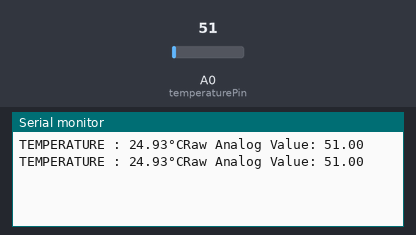
A sketch run on a simulated Arduino Uno, built with avr-gcc and run on an emulated ATmega328P. Parts: the last lines printed to the serial monitor. The inputs (shaded band) are chosen by the test bench; at power-on: A0 (temperaturePin) = 51.

Above: at 1.8 s.
1.9 s: A0 (temperaturePin) set to 61
At 2.8 s:
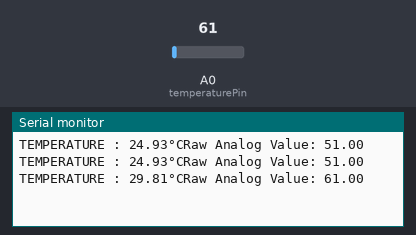
3.4 s: A0 (temperaturePin) set to 71
At 4.8 s:
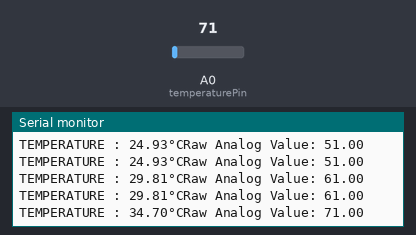
Timing chart, 0 to 6.4 s (numbered marks = the images above; inputs shaded):
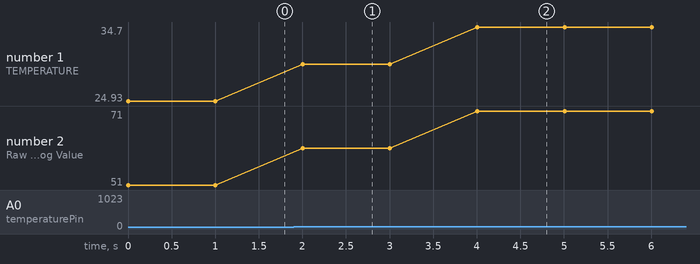

The sketch:

lm35-temperature.ino
```cpp
float temp;
int temperaturePin = A0;
float temperatureC;

void setup() {
  Serial.begin(9600);
}

void loop() {
  temp = analogRead(temperaturePin);
temperatureC = (temp * 5.0) / 1023.0 * 100;

  Serial.print("TEMPERATURE : ");
  Serial.print(temperatureC);
  Serial.print("°C");
  Serial.print("Raw Analog Value: ");
  Serial.println(temp);
  delay(1000);
}
```

Measured:
- after the input at 1.9 s, the serial monitor: prints a new line after 0.10 s (image 1)
- after the input at 3.4 s, the serial monitor: prints a new line after 0.61 s (image 2)
- plotted number 1: 24.93 → 29.81 after the input at 1.9 s, 29.81 → 34.7 after the input at 3.4 s
- plotted number 2: 51 → 61 after the input at 1.9 s, 61 → 71 after the input at 3.4 s
